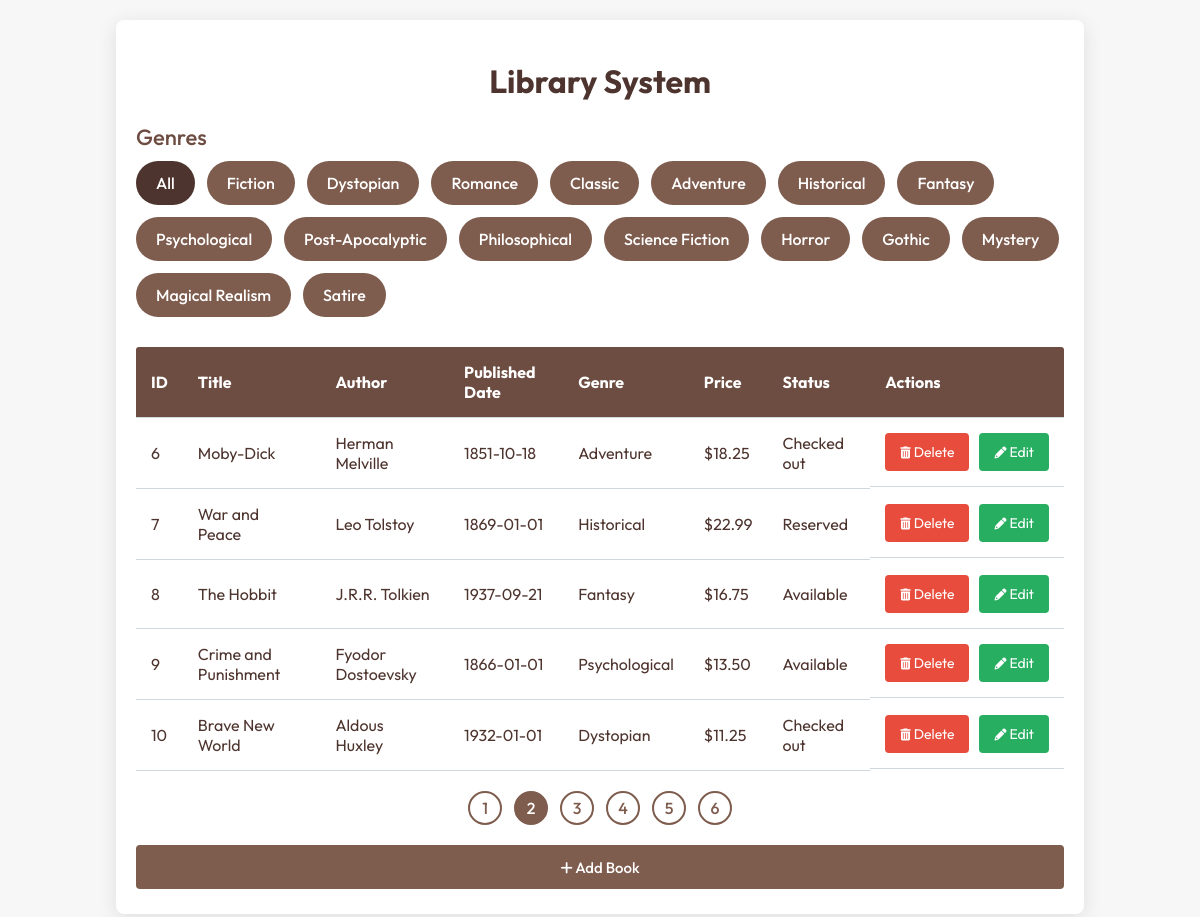
Screenshot of /?page=2 with the database file from the repository.
### tables this page shows
CREATE TABLE books (
    id INT AUTO_INCREMENT PRIMARY KEY,
    title VARCHAR(255) NOT NULL,
    author VARCHAR(255) NOT NULL,
    published_date DATE NOT NULL,
    genre VARCHAR(100) NOT NULL,
    price DECIMAL(10,2) NOT NULL,
    status ENUM('available', 'checked_out', 'reserved') NOT NULL DEFAULT 'available'
);

### index.php (the view, shortened to what this page needs)
<?php
include 'db.php';
$limit = 5;
$page = isset($_GET['page']) ? (int)$_GET['page'] : 1;
$offset = ($page - 1) * $limit;
$selected_genre = isset($_GET['genre']) ? $_GET['genre'] : '';
$query = "SELECT DISTINCT genre FROM books";
$result = $conn->query($query);
$genres = [];
while ($row = $result->fetch_assoc()) {
  $genres[] = $row['genre'];
}
$query_books = "SELECT * FROM books WHERE genre LIKE '%$selected_genre%' LIMIT $limit OFFSET $offset";
$result_books = $conn->query($query_books);
$books = [];
while ($row = $result_books->fetch_assoc()) {
  $books[] = $row;
}
$query_count = "SELECT COUNT(*) AS total FROM books WHERE genre LIKE '%$selected_genre%'";
$result_count = $conn->query($query_count);
$total_books = $result_count->fetch_assoc()['total'];
$total_pages = ceil($total_books / $limit);
?>
<!DOCTYPE html>
<html lang="en">
<head>
  <link rel="stylesheet" href="styles.css">
  <link href="https://cdnjs.cloudflare.com/ajax/libs/font-awesome/6.0.0-beta3/css/all.min.css" rel="stylesheet">
</head>
<body>
  <div class="container">
    <h1>Library System</h1>
    <div class="genres">
      <h3>Genres</h3>
      <div class="genre-list">
      <a href="?page=1" class="genre <?php echo ($selected_genre === '' || $selected_genre === 'All') ? 'active' : ''; ?>">All</a>
      <?php foreach ($genres as $genre): ?>
          <a href="?page=1&genre=<?php echo urlencode($genre); ?>" class="genre <?php echo ($selected_genre === $genre) ? 'active' : ''; ?>"><?php echo $genre; ?></a>
        <?php endforeach; ?>
      </div>
    </div>
     <div class="table-container">
    <table class="book-table">
      <thead>
        <tr>
          <th>ID</th>
          <th>Title</th>
          <th>Author</th>
          <th>Published Date</th>
          <th>Genre</th>
          <th>Price</th>
          <th>Status</th>
          <th>Actions</th>
        </tr>
      </thead>
      <tbody>
        <?php foreach ($books as $book): ?>
          <tr>
            <td><?php echo $book['id']; ?></td>
            <td><?php echo $book['title']; ?></td>
            <td><?php echo $book['author']; ?></td>
            <td><?php echo $book['published_date']; ?></td>
            <td><?php echo $book['genre']; ?></td>
            <td>$<?php echo number_format($book['price'], 2); ?></td>
            <td><?php echo ucfirst(str_replace('_', ' ', $book['status'])); ?></td>
            <td class="actions">
              <form action="delete_book.php" method="POST">
                <button class="delete"> <i class="fas fa-trash-alt" style="font-size:12px;"></i> Delete</button>
              </form>
              <form action="edit_book.php" method="POST">
    <button class="edit">
        <i class="fas fa-pencil-alt" style="font-size:12px;"></i> Edit
    </button>
</form>
            </td>
          </tr>
        <?php endforeach; ?>
      </tbody>
    </table>
    </div>
    <div class="pagination">
      <?php
      for ($i = 1; $i <= $total_pages; $i++) {
          $genre_param = $selected_genre ? "&genre=" . urlencode($selected_genre) : '';
          if ($i == $page) {
              echo "<span class='page-link current'>$i</span>";
          } else {
              echo "<a href='?page=$i$genre_param' class='page-link'>$i</a>";
          }
      }
      ?>
    </div>
    <form action="add_book.php" method="POST" class="add-book">
      <button class="add-btn"><i class="fas fa-plus" style="font-size: 14px;"></i> Add Book</button>
    </form>
  </div>
</body>
</html>

### styles.css (style rules this page uses)
body { font-family: 'Outfit', sans-serif; background-color: #f7f7f7; margin: 0; padding: 20px; display: flex; justify-content: center; color: #4e342e; -webkit-scrollbar:none; }
a { text-decoration: none; }
.container { width: 80%; max-width: 1000px; background: #ffffff; padding: 20px; padding-bottom: 25px; border-radius: 8px; box-shadow: 0px 4px 20px rgba(0, 0, 0, 0.1); }
h1 { text-align: center; color: #4e342e; margin-bottom: 20px; font-size: 2rem; }
.genres h3 { margin-bottom: 10px; color: #6d4c41; font-weight: 500; font-size: 22px; }
.genre-list { display: flex; flex-wrap: wrap; gap: 12px; }
.genre { color: white; background-color: #7e5c4e; font-weight: 500; border: 2px solid transparent; padding: 10px 18px; border-radius: 30px; font-size: 16px; text-align: center; cursor: pointer; transition: all 0.3s ease; display: inline-block; }
.genre.active { background-color: #4e342e; }
.book-table { width: 100%; border-collapse: collapse; margin-top: 30px; border-radius: 3px 3px 0 0; overflow: hidden; }
.book-table th, .book-table td { padding: 15px; text-align: left; border-bottom: 1px solid #cfd8dc; }
.book-table th { background: #6d4c41; color: #ffffff; font-weight: bold; }
.actions { display: flex; gap: 10px; }
button { border: none; padding: 10px 15px; cursor: pointer; border-radius: 4px; font-size: 14px; font-family: "Outfit", sans-serif; white-space: nowrap; transition: background 0.3s ease, transform 0.2s ease, opacity 0.2s; }
.add-btn { background: #7e5c4e; color: #ffffff; width: 100%; display: block; font-size: 15px; padding: 12.5px 20px; font-weight: 500; margin-top: 20px; }
.delete { background: #e74c3c; color: #ffffff; }
.edit { background: #27ae60; color: #ffffff; }
.pagination { display: flex; justify-content: center; gap: 12px; margin-top: 20px; }
.page-link { background: white; border: 2px solid #7e5c4e; color: #7e5c4e; font-weight: 500; width: 30px; height: 30px; display: flex; justify-content: center; align-items: center; text-decoration: none; border-radius: 50%; font-size: 16px; transition: background 0.3s ease; text-align: center; }
.page-link.current { background: #7e5c4e; color: white; cursor: default; }

### rows the page displays
books: id "6", title "Moby-Dick", author "Herman Melville", published_date "1851-10-18", genre "Adventure", price "18.25", status "Checked out"
books: id "7", title "War and Peace", author "Leo Tolstoy", published_date "1869-01-01", genre "Historical", price "22.99", status "Reserved"
books: id "8", title "The Hobbit", author "J.R.R. Tolkien", published_date "1937-09-21", genre "Fantasy", price "16.75", status "Available"
books: id "9", title "Crime and Punishment", author "Fyodor Dostoevsky", published_date "1866-01-01", genre "Psychological", price "13.50", status "Available"
books: id "10", title "Brave New World", author "Aldous Huxley", published_date "1932-01-01", genre "Dystopian", price "11.25", status "Checked out"

### other values shown
$genre "Fiction"
$genre "Dystopian"
$genre "Romance"
$genre "Classic"
$genre "Adventure"
$genre "Historical"
$genre "Fantasy"
$genre "Psychological"
$genre "Post-Apocalyptic"
$genre "Philosophical"
$genre "Science Fiction"
$genre "Horror"
$genre "Gothic"
$genre "Mystery"
$genre "Magical Realism"
